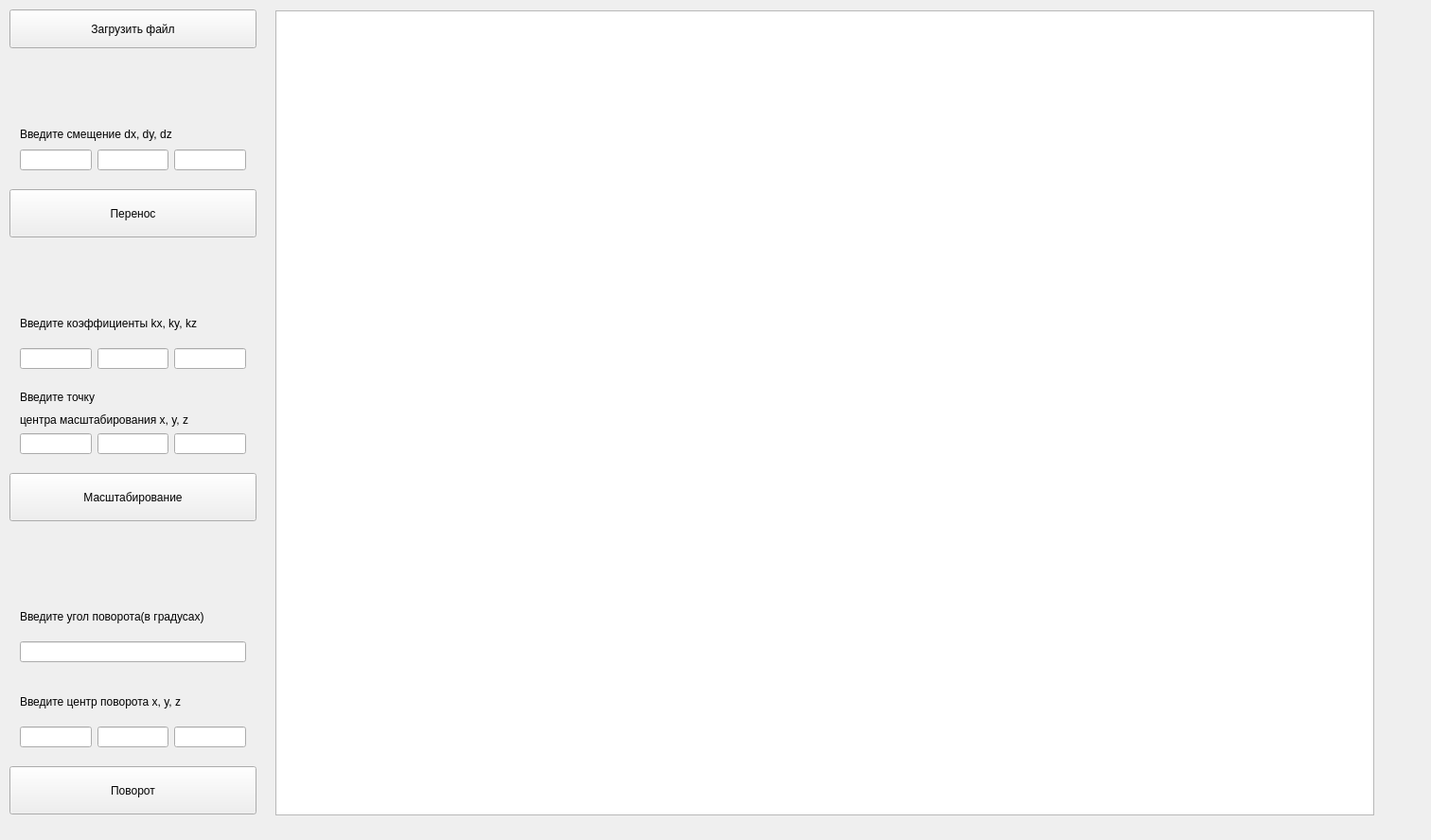
<?xml version="1.0" encoding="UTF-8"?>
<ui version="4.0">
 <class>Widget</class>
 <widget class="QWidget" name="Widget">
  <property name="geometry">
   <rect>
    <x>0</x>
    <y>0</y>
    <width>1512</width>
    <height>888</height>
   </rect>
  </property>
  <property name="windowTitle">
   <string>Widget</string>
  </property>
  <widget class="QWidget" name="layoutWidget">
   <property name="geometry">
    <rect>
     <x>10</x>
     <y>120</y>
     <width>261</width>
     <height>71</height>
    </rect>
   </property>
   <layout class="QVBoxLayout" name="verticalLayout">
    <item>
     <widget class="QLabel" name="label">
      <property name="text">
       <string>Введите смещение dx, dy, dz</string>
      </property>
     </widget>
    </item>
    <item>
     <layout class="QHBoxLayout" name="horizontalLayout">
      <item>
       <widget class="QLineEdit" name="dxCarry"/>
      </item>
      <item>
       <widget class="QLineEdit" name="dyCarry"/>
      </item>
      <item>
       <widget class="QLineEdit" name="dzCarry"/>
      </item>
     </layout>
    </item>
   </layout>
  </widget>
  <widget class="QPushButton" name="Scale">
   <property name="geometry">
    <rect>
     <x>10</x>
     <y>500</y>
     <width>261</width>
     <height>51</height>
    </rect>
   </property>
   <property name="text">
    <string>Масштабирование</string>
   </property>
  </widget>
  <widget class="QWidget" name="layoutWidget_2">
   <property name="geometry">
    <rect>
     <x>10</x>
     <y>310</y>
     <width>261</width>
     <height>91</height>
    </rect>
   </property>
   <layout class="QVBoxLayout" name="verticalLayout_3">
    <item>
     <widget class="QLabel" name="label_3">
      <property name="text">
       <string>Введите коэффициенты kx, ky, kz</string>
      </property>
     </widget>
    </item>
    <item>
     <layout class="QHBoxLayout" name="horizontalLayout_3">
      <item>
       <widget class="QLineEdit" name="kxScale"/>
      </item>
      <item>
       <widget class="QLineEdit" name="kyScale"/>
      </item>
      <item>
       <widget class="QLineEdit" name="kzScale"/>
      </item>
     </layout>
    </item>
   </layout>
  </widget>
  <widget class="QWidget" name="layoutWidget_4">
   <property name="geometry">
    <rect>
     <x>10</x>
     <y>620</y>
     <width>261</width>
     <height>91</height>
    </rect>
   </property>
   <layout class="QVBoxLayout" name="verticalLayout_5">
    <item>
     <widget class="QLabel" name="label_6">
      <property name="text">
       <string>Введите угол поворота(в градусах)</string>
      </property>
     </widget>
    </item>
    <item>
     <layout class="QHBoxLayout" name="horizontalLayout_5">
      <item>
       <widget class="QLineEdit" name="angleRotate"/>
      </item>
     </layout>
    </item>
   </layout>
  </widget>
  <widget class="QPushButton" name="Carryover">
   <property name="geometry">
    <rect>
     <x>10</x>
     <y>200</y>
     <width>261</width>
     <height>51</height>
    </rect>
   </property>
   <property name="text">
    <string>Перенос</string>
   </property>
  </widget>
  <widget class="QGraphicsView" name="graphicsView">
   <property name="geometry">
    <rect>
     <x>291</x>
     <y>11</y>
     <width>1161</width>
     <height>851</height>
    </rect>
   </property>
  </widget>
  <widget class="QPushButton" name="Rotate">
   <property name="geometry">
    <rect>
     <x>10</x>
     <y>810</y>
     <width>261</width>
     <height>51</height>
    </rect>
   </property>
   <property name="text">
    <string>Поворот</string>
   </property>
  </widget>
  <widget class="QWidget" name="verticalLayoutWidget_2">
   <property name="geometry">
    <rect>
     <x>290</x>
     <y>10</y>
     <width>1161</width>
     <height>851</height>
    </rect>
   </property>
   <layout class="QVBoxLayout" name="verticalLayout_10"/>
  </widget>
  <widget class="QWidget" name="layoutWidget_3">
   <property name="geometry">
    <rect>
     <x>10</x>
     <y>400</y>
     <width>261</width>
     <height>91</height>
    </rect>
   </property>
   <layout class="QVBoxLayout" name="verticalLayout_4">
    <item>
     <widget class="QLabel" name="label_4">
      <property name="text">
       <string>Введите точку </string>
      </property>
     </widget>
    </item>
    <item>
     <widget class="QLabel" name="label_5">
      <property name="text">
       <string>центра масштабирования x, y, z</string>
      </property>
     </widget>
    </item>
    <item>
     <layout class="QHBoxLayout" name="horizontalLayout_4">
      <item>
       <widget class="QLineEdit" name="xScale"/>
      </item>
      <item>
       <widget class="QLineEdit" name="yScale"/>
      </item>
      <item>
       <widget class="QLineEdit" name="zScale"/>
      </item>
     </layout>
    </item>
   </layout>
  </widget>
  <widget class="QWidget" name="layoutWidget_5">
   <property name="geometry">
    <rect>
     <x>10</x>
     <y>710</y>
     <width>261</width>
     <height>91</height>
    </rect>
   </property>
   <layout class="QVBoxLayout" name="verticalLayout_6">
    <item>
     <widget class="QLabel" name="label_7">
      <property name="text">
       <string>Введите центр поворота x, y, z</string>
      </property>
     </widget>
    </item>
    <item>
     <layout class="QHBoxLayout" name="horizontalLayout_6">
      <item>
       <widget class="QLineEdit" name="xRotate"/>
      </item>
      <item>
       <widget class="QLineEdit" name="yRotate"/>
      </item>
      <item>
       <widget class="QLineEdit" name="zRotate"/>
      </item>
     </layout>
    </item>
   </layout>
  </widget>
  <widget class="QPushButton" name="LoadFile">
   <property name="geometry">
    <rect>
     <x>10</x>
     <y>10</y>
     <width>261</width>
     <height>41</height>
    </rect>
   </property>
   <property name="text">
    <string>Загрузить файл</string>
   </property>
  </widget>
 </widget>
 <layoutdefault spacing="6" margin="11"/>
 <resources/>
 <connections/>
</ui>
